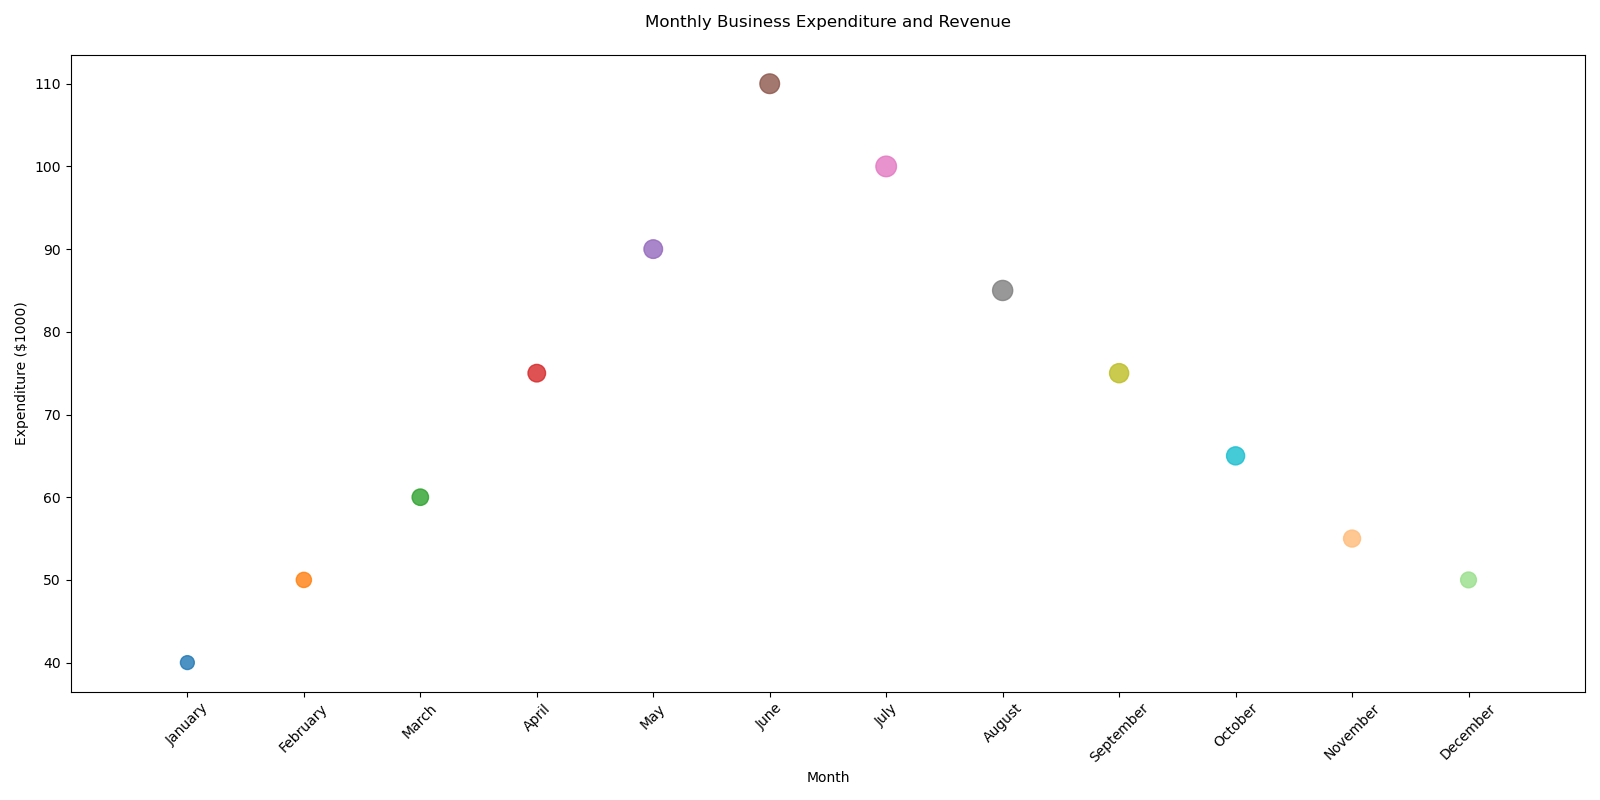

Generate this figure with Python:

import matplotlib.pyplot as plt

months = ['January', 'February', 'March', 'April', 'May', 'June', 
          'July', 'August', 'September', 'October', 'November', 'December']
expenditure = [40, 50, 60, 75, 90, 110, 100, 85, 75, 65, 55, 50]
revenue = [1000, 1200, 1400, 1600, 1800, 2000, 2200, 2100, 1900, 1700, 1500, 1300]

month_numbers = [i+1 for i, _ in enumerate(months)]

plt.figure(figsize=(16, 8))
plt.scatter(month_numbers, expenditure, c=['#1f77b4', '#ff7f0e', '#2ca02c', '#d62728',
                                           '#9467bd', '#8c564b', '#e377c2', '#7f7f7f',
                                           '#bcbd22', '#17becf', '#ffbb78', '#98df8a'],
            s=[x/10 for x in revenue], alpha=0.8)

plt.xticks(month_numbers, months, rotation=45)
plt.xlabel('Month')
plt.ylabel('Expenditure ($1000)')
plt.title('Monthly Business Expenditure and Revenue', pad=20)
plt.xlim(0, 13)

plt.tight_layout()
plt.show()
